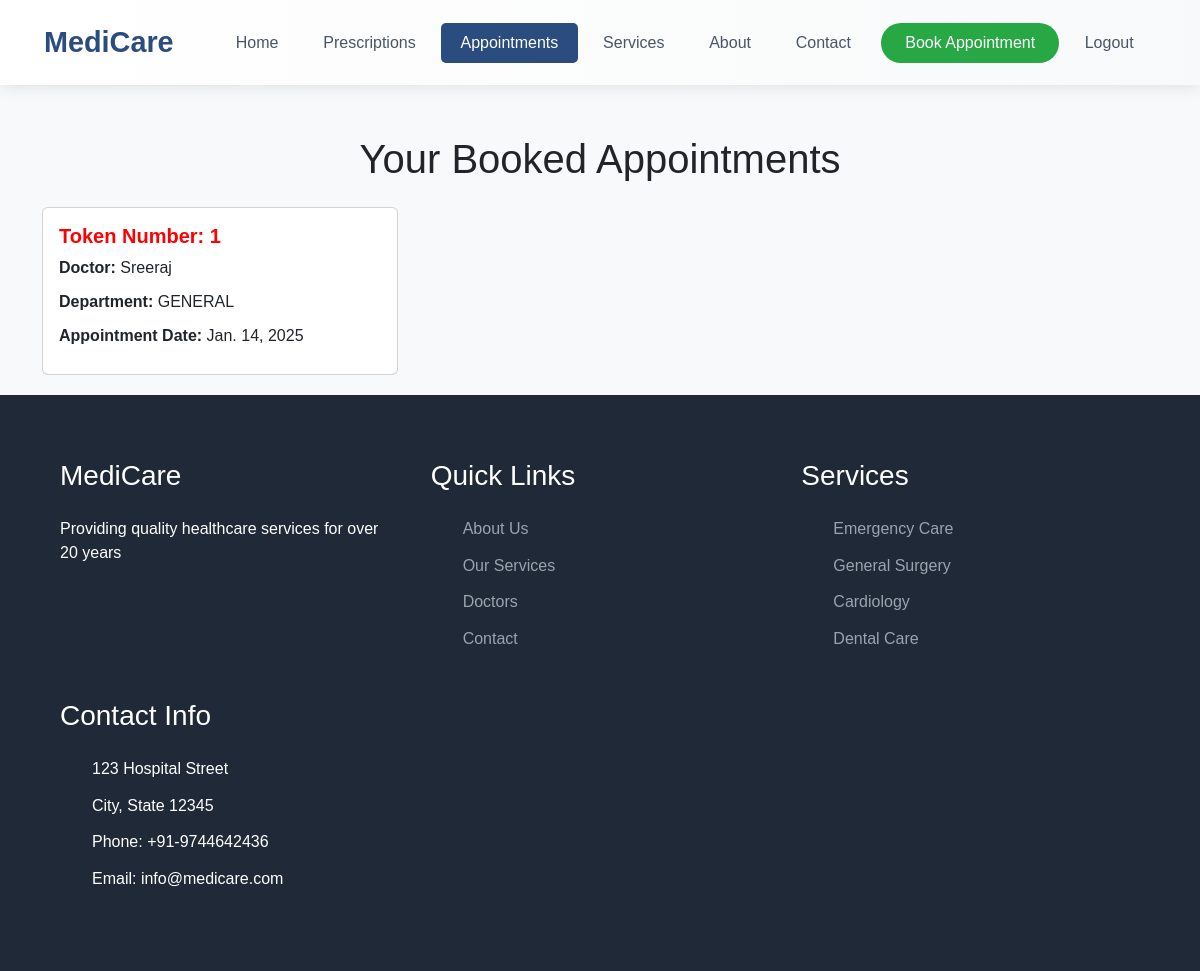
The app's page /appointment_success (signed in), older data.
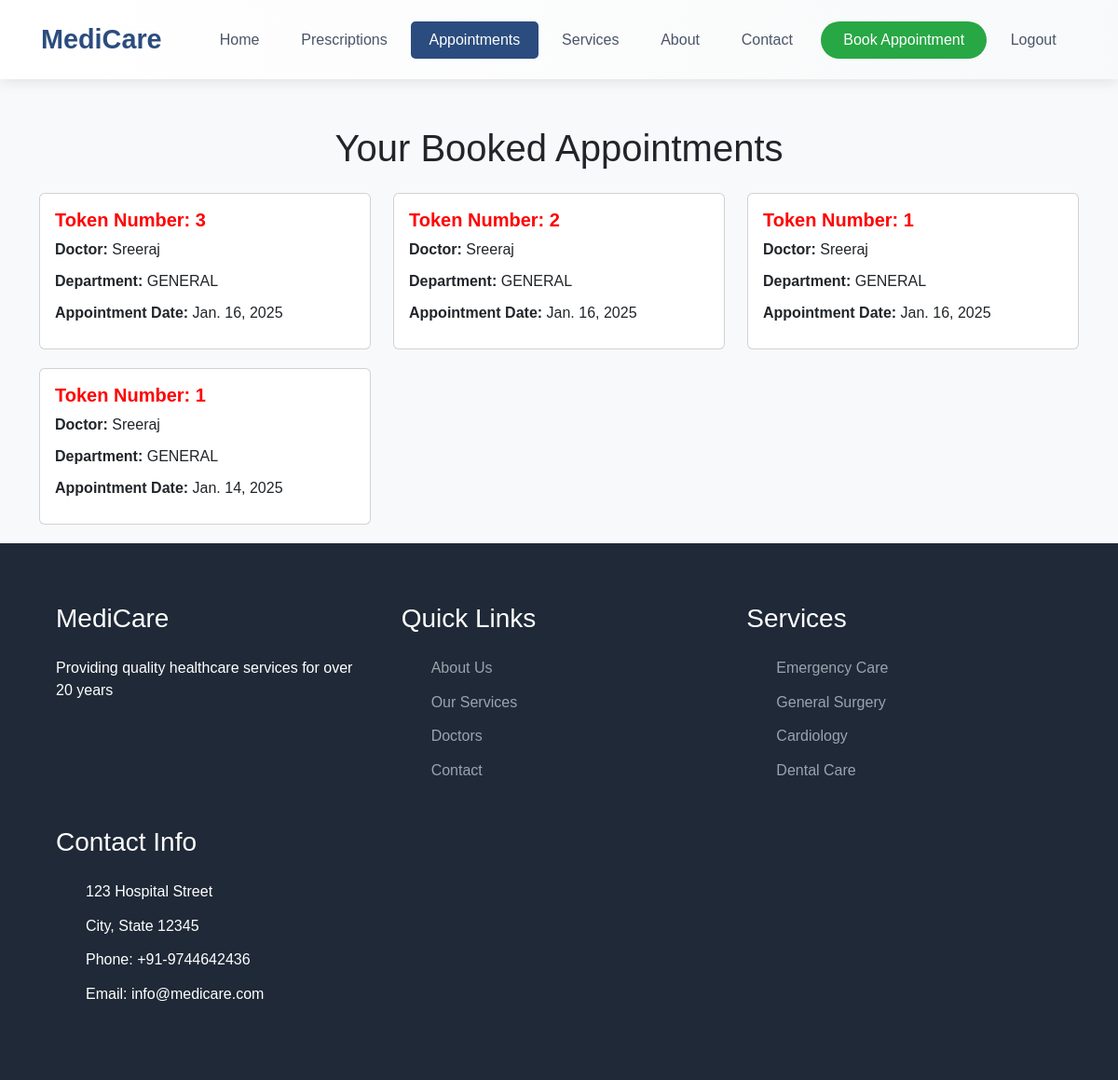
The same page, newer data.
### app/models.py (models this page shows)
class Appointment(models.Model):
    doctor = models.ForeignKey(Doctor, on_delete=models.CASCADE)
    patient = models.ForeignKey(Patient, on_delete=models.CASCADE)
    appointment_date = models.DateField()
    token_number = models.IntegerField()
    department = models.CharField(max_length=50)

class Doctor(models.Model):
    department = models.ForeignKey(Department, related_name='doctors', on_delete=models.CASCADE)
    name = models.CharField(max_length=100)
    specialization = models.CharField(max_length=100)
    password = models.TextField()
    email = models.EmailField(unique=True,)

### app/views.py (the view)
# urls.py: path('appointment_success', views.appointment_success),
def appointment_success(request):
    email = request.session.get('patient')
    if not email:
        return redirect('login')  # Assuming you have a login view
    try:
        patient = Patient.objects.get(email=email)
    except Patient.DoesNotExist:
        return redirect('login')
    appointments = Appointment.objects.filter(patient=patient).order_by('appointment_date')[::-1]
    if not appointments:
        return render(request, 'user/appointment_success.html', {'message': 'No appointments found.'})
    return render(request, 'user/appointment_success.html', {'appointments': appointments})

### templates/user/appointment_success.html (shortened to what the changed rows need)
<!DOCTYPE html>
<html lang="en">
<head>
    <link href="https://cdn.jsdelivr.net/npm/bootstrap@5.3.3/dist/css/bootstrap.min.css" rel="stylesheet">
    <link href="https://cdn.jsdelivr.net/npm/bootstrap-icons/font/bootstrap-icons.css" rel="stylesheet">
</head>
<body>
    <div class="container">
        <h1 class="text-center mb-4">Your Booked Appointments </h1>
        {% if appointments %}
        <div class="row">
            {% for appointment in appointments %}
            <div class="col-md-4">
                <div class="card">
                    <div class="card-body">
                        <h5 class="card-title" style="color: red;">Token Number: {{ appointment.token_number }}</h5>
                        <div class="appointment-info">
                            <span>Doctor:</span> {{ appointment.doctor.name }}
                        </div>
                        <div class="appointment-info">
                            <span>Department:</span> {{ appointment.department }}
                        </div>
                        <div class="appointment-info">
                            <span>Appointment Date:</span> {{ appointment.appointment_date }}
                        </div>
                    </div>
                </div>
            </div>
            {% endfor %}
        </div>
        {% else %}
        <p class="text-center">{{ message }}</p>
        {% endif %}
    </div>
</body>
</html>

Row changes from the older to the newer data that the page shows:
added Appointment: token_number "3", doctor.name "Sreeraj", department "GENERAL", appointment_date "Jan. 16, 2025"
added Appointment: token_number "2", doctor.name "Sreeraj", department "GENERAL", appointment_date "Jan. 16, 2025"
added Appointment: token_number "1", doctor.name "Sreeraj", department "GENERAL", appointment_date "Jan. 16, 2025"
